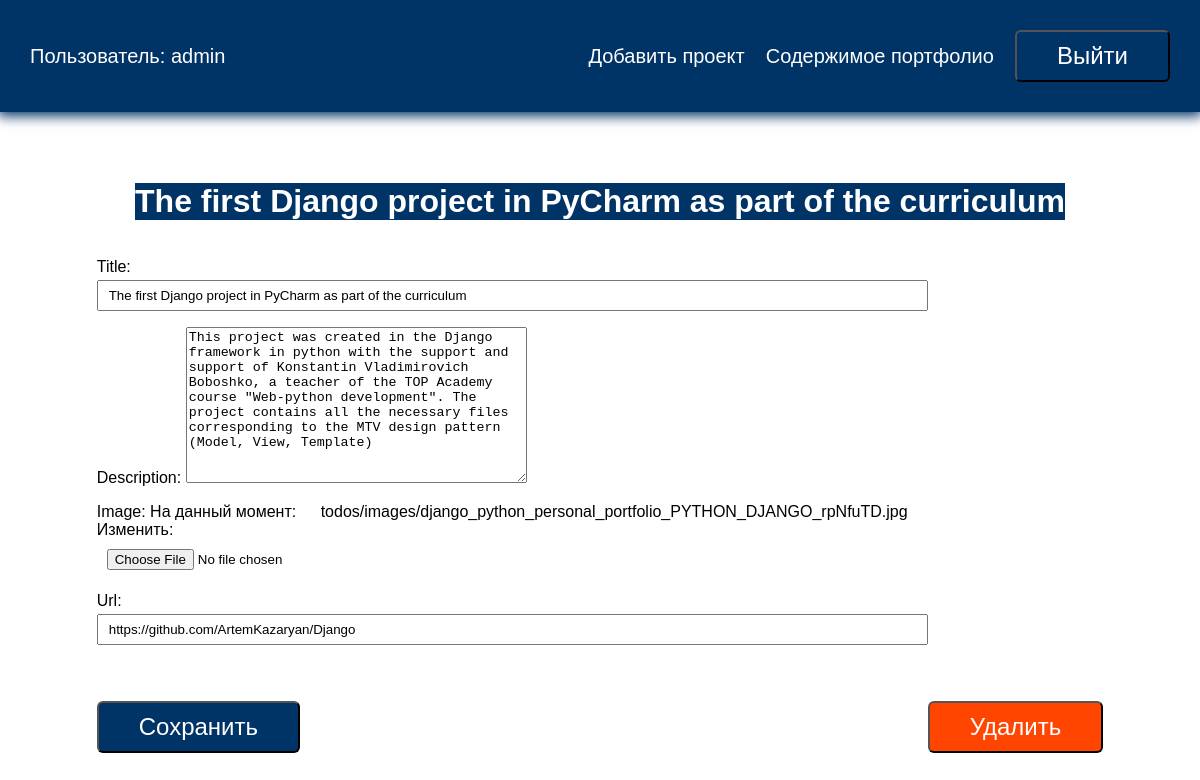
/todo/5 (signed in), run on the app's committed database.
### todo/models.py (models this page shows, shortened)
class Todo(models.Model):
    title = models.CharField(max_length=100)
    description = models.TextField(blank=True)
    created = models.DateTimeField(auto_now_add=True)
    user = models.ForeignKey(User, on_delete=models.CASCADE, null=True)
    image = models.ImageField(upload_to='todos/images', null=True)
    url = models.CharField(max_length=350, null=True)

### todo/views.py (the view, shortened to what this page needs)
# urls.py: path('todo/<int:todo_pk>', views.viewtodo, name='viewtodo'),
def viewtodo(request, todo_pk):
    todo = get_object_or_404(Todo, pk=todo_pk)
    form = TodoForm(instance=todo)
    if request.method == 'GET':
        return render(request, 'todo/viewtodo.html', {'todo': todo, 'form': form})

### todo/forms.py
class TodoForm(ModelForm):
    class Meta:
        model = Todo
        fields = ['title', 'description',
                  'image',
                  'url',
                  ]

### todo/templates/todo/viewtodo.html (shortened to what this page needs)
{% extends 'todo/base.html' %}
{% block content %}
<h1>{{ todo.title }}</h1>
<div class="but">
    <form method="post" enctype="multipart/form-data">
        {{ form.as_p }}
        <button class="btn">Сохранить</button>
    </form>
    <form action="{% url 'delete' todo.id %}" method="post" enctype="multipart/form-data">
        <button class="btn remove">Удалить</button>
    </form>
</div>
{% endblock %}

### todo/templates/todo/base.html (shortened to what this page needs)
<!DOCTYPE html>
{% load static %}
<html lang="en">
<head>
    <link rel="stylesheet" href="{% static 'css/style.css' %}">
</head>
<body>
<div class="menu">
    <div class="wrap">
        {% if user.is_authenticated %}
        <ul>
            <li class="logo"><a href="">Пользователь: {{ user.username }}</a></li>
            <li><a href="{% url 'create' %}">Добавить проект</a></li>
            <li><a href="{% url 'current' %}">Содержимое портфолио</a></li>
            <li>
                <form action="{% url 'logout' %}" method="post" enctype="multipart/form-data">
                    <button class="btn bottom">Выйти</button>
                </form>
            </li>
        </ul>
        {% else %}
        <ul>
            <li><a href="{% url 'signup' %}">Зарегистрироваться</a></li>
            <li><a href="{% url 'login' %}">Войти</a></li>
        </ul>
{% endif %}
    </div>
</div>
<div class="content">
    <div class="wrap">
        {% block content %}
        {% endblock %}
    </div>
</div>
</body>
</html>

### todo/static/css/style.css (style rules this page uses)
body { margin: 0; padding: 0; font-family: Arial, Helvetica, sans-serif; }
.wrap { max-width: 1200px; margin: 0 auto; padding: 10px 30px; box-sizing: border-box; }
.menu { background: #003366; box-shadow: 0 2px 12px 2px #003366; }
ul { list-style: none; padding: 0; }
.menu ul { display: flex; justify-content: space-between; align-items: center; font-size: 20px; }
.menu .logo { margin-right: 30%; color: #fff; }
a { text-decoration: none; }
.menu a { color: #fff; }
.content .wrap { display: flex; flex-direction: column; align-items: center; justify-content: center; margin-top: 40px; }
h1, h2 { background: #003366; color: #fff; }
.btn { background: #003366; color: #fff; }
.bottom { margin-top: 0; }
button { border-radius: 6px; box-shadow: insert 0 0 6px 2px #fff; padding: 10px 40px; margin-top: 40px; font-size: 24px; color: pointer; }
input { width: 100%; padding: 6px 10px; box-sizing: border-box; margin-top: 4px; }
.content a { color: #000; display: white; padding: 20px; box-sizing: border-box; }
.but { display: flex; align-items: flex-end; }
.remove { background-color: orangered; }

### data on the page
Todo: title "The first Django project in PyCharm as part of the curriculum", description "This project was created in the Django framework in python with the support and support of Konstantin Vladimirovich Boboshko, a teacher of the TOP Academy course \"Web-python development\". The project contains all the necessary files corresponding to the MTV design pattern (Model, View, Template)", url "https://github.com/ArtemKazaryan/Django"

### other printed values
{{ user.username }} "admin"
